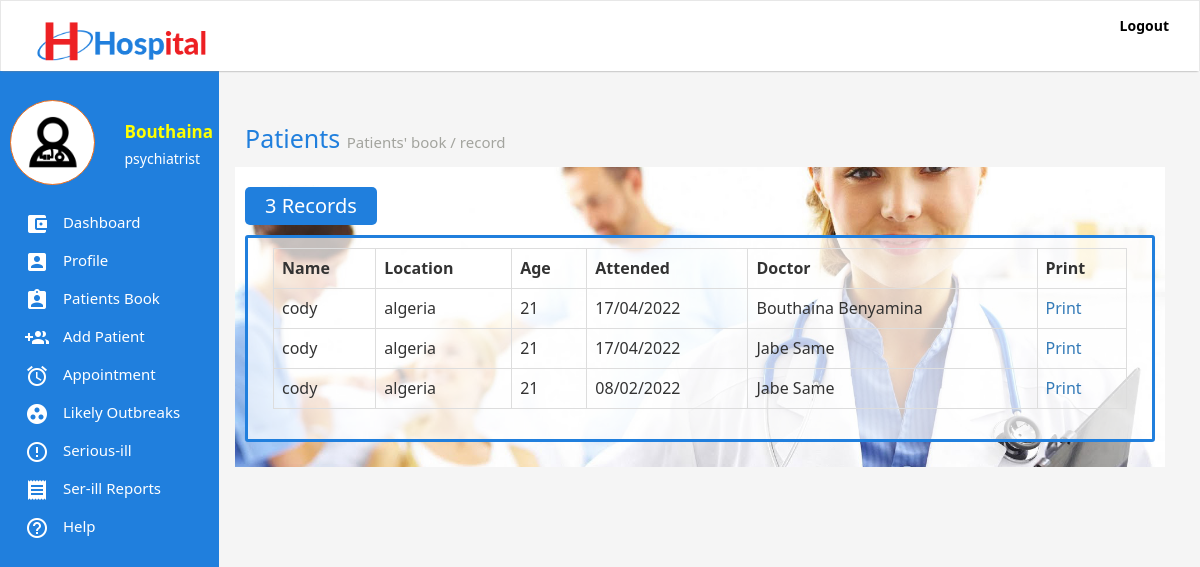
/patients.php (signed in), run on the app's committed database.
### tables this page shows
CREATE TABLE `users` (
  `id` int(11) NOT NULL,
  `firstName` varchar(255) NOT NULL,
  `secondName` varchar(255) NOT NULL,
  `email` varchar(255) NOT NULL,
  `password` varchar(255) NOT NULL,
  `token` varchar(255) NOT NULL,
  `status` int(11) NOT NULL,
  `phone` varchar(255) NOT NULL,
  `profile` varchar(255) DEFAULT NULL,
  `gender` varchar(255) NOT NULL,
  `role` varchar(255) DEFAULT NULL
);

CREATE TABLE `patients` (
  `id` int(11) NOT NULL,
  `name` varchar(255) NOT NULL,
  `location` varchar(255) NOT NULL,
  `age` varchar(255) NOT NULL,
  `gender` varchar(255) NOT NULL,
  `phone` varchar(255) NOT NULL,
  `dateOfBirth` varchar(255) NOT NULL,
  `cTime` varchar(255) NOT NULL,
  `diagnosis` text NOT NULL,
  `prescription` text NOT NULL,
  `token` varchar(255) NOT NULL,
  `doctor` varchar(255) NOT NULL,
  `number` varchar(255) DEFAULT NULL,
  `pcondition` varchar(255) DEFAULT NULL
);

### classes/User.class.php (called while the page is built, shortened)
<?php
require_once "classes/Db.class.php";
class User{
	public static function loggedIn(){
		if(isset($_COOKIE['emr-user']) && $_COOKIE['emr-user'] != ""){
			return true;
		}
		return false;
	}
	public static function get($token, $field){
		$query = Db::fetch("users", "$field", "token = ? ", $token, "", "", "" );
		$data = Db::num($query);
		return $data[0];
	}
}

### classes/Db.class.php (called while the page is built, shortened)
<?php
class Db{
	public static function connect(){
		try{
			$db = new PDO("mysql:host=".Config::DB_HOST.";dbname=".Config::DB_NAME,Config::DB_USER, Config::DB_PASSWORD);
			$db->setAttribute(PDO::ATTR_ERRMODE, PDO::ERRMODE_EXCEPTION);
		} catch(Exception $e){
			self::returnedSQlError($e);
		}
		return $db;
	}
	public static function fetch($table, $columns,  $whereClause, $whereValue, $orderBy, $limit, $groupBy){
		if($limit == ""){
			$limit = "";
		} else {
			$limit = " LIMIT $limit ";
		}
		if($orderBy == ""){
			$orderBy = "";
		} else {
			$orderBy = " ORDER BY $orderBy ";
		}
		if($groupBy == ""){
			$groupBy = "";
		} else {
			$groupBy = "GROUP BY $groupBy";
		}
		$con = self::connect();
		if($columns == ""){
			$query = $con->prepare("SELECT * FROM $table WHERE $whereClause $groupBy $orderBy $limit");
			if($whereValue != ""){
				if(is_array($whereValue)){
					$n = 0;
					$countWhereValue = count($whereValue);
					while($n < $countWhereValue){
						$paramsCount = $n + 1;
						$query->bindParam($paramsCount, $whereValue[$n]);
						$n++;
					}
				} else {
					$query->bindParam(1, $whereValue);
				}
			} else {
				$query = $con->prepare("SELECT * FROM $table  $groupBy $orderBy  $limit");
			}
		} else {
			$sql = "SELECT ";
			if(is_array($columns)){
				$colsCount = count($columns);
				$start = 0;
				while($start < $colsCount){
					$commas = $start + 1;
					if($commas == $colsCount){
						$sql .= $columns[$start]." ";
					} else {
						$sql .= $columns[$start].", ";
					}
					$start ++;
				}
			} else {
				$sql .= "$columns ";
			}
			if($whereValue != ""){
				$sql .= "FROM $table WHERE $whereClause $groupBy $orderBy $limit";
				$query = $con->prepare($sql);
				if(is_array($whereValue)){
					$n = 0;
					$countWhereValue = count($whereValue);
					while($n < $countWhereValue){
						$paramsCount = $n + 1;
						$query->bindParam($paramsCount, $whereValue[$n]);
						$n++;
					}
				} else {
					$query->bindParam(1, $whereValue);
				}
			} else {
				$sql .= "FROM $table $groupBy $orderBy $limit";
				$query = $con->prepare($sql);
			}
		}
		$query->execute();
		return $query;
	}
	public static function count($query){
		return $query->rowCount();
	}
	public static function assoc($query){
		return $query->fetch(PDO::FETCH_ASSOC);
	}
	public static function num($query){
		return $query->fetch(PDO::FETCH_NUM);
	}
}

### importance.php (called while the page is built, shortened)
<?php
require_once "classes/User.class.php";
if(User::loggedIn()){
	$token = $_COOKIE['emr-user'];
	$userFirstName = User::get($token, "firstName");
	$userToken = User::get($token, "token");
	$userStatus = User::get($token, "status");
	$userRole = User::get($token, "role");
	if($userStatus == 1){
		$userRole = "Admin";
	} else {
		$userRole = $userRole;
	}
}

### classes/Patient.class.php (the view, shortened to what this page needs)
<?php
class Patient{
	public static function get($token, $field){
		$query = Db::fetch("patients", "$field", "token = ? ", $token, "", "", "");
		if(Db::count($query)){
			$data = Db::num($query);
			return $data[0];
		}
	}
	public static function patientsBooks(){
		$query = Db::fetch("patients", "", "", "", "id DESC", "", "");
		if(Db::count($query)){
			if(Db::count($query) == 1){
				$countP = Db::count($query)." Record";
			} else {
				$countP = Db::count($query)." Records";
			}
			echo "<div class='badge-header'>$countP</div>";
			echo "<div class='form-holder'><table class='table table-bordered'>";
		    echo "
					<tr>
						<td><strong>Name</strong></td>
						<td><strong>Location</strong></td>
						<td><strong>Age</strong></td>
						<td><strong>Attended</strong></td>
						<td><strong>Doctor</strong></td>
						<td><strong>Print</strong></td>
					<tr>
			";
			while($data = Db::assoc($query)){
				$token = $data['token'];
				$name = self::get($token, "name");
				$location = self::get($token, "location");
				$age = self::get($token, "age");
				$time = self::get($token, "cTime");
				$date = strftime(date("d/m/Y", $time));
				$doctor = self::get($token, "doctor");
				$docName = User::get($doctor, "firstName")." ".User::get($doctor, "secondName");
				echo "
					<tr>
						<td>$name</td>
						<td>$location</td>
						<td>$age</td>
						<td>$date</td>
						<td>$docName</td>
						<td><a href='print.php?patient=$token'>Print</a></td>
					<tr>
			";
			}
			echo "</table></div>";
		} else {
			Messages::info("There is no record in the moment");
		}
	}
}

### inc/sidebar.inc.php
<?php
if(User::loggedIn()){
	if($userStatus == 1){
	?>
	<div class='sidebar'>
		<div class='sidebar-area'>
			<div class='row' style='margin-bottom: 20px;'>
				<div class='col-md-6'>
					<div class='user-profile'>
						<img src='images/3678412 - doctor medical care medical help stethoscope.png' class='img-responsive' style='max-height: 80px;' />
					</div>
				</div>
				<div class='col-md-6'>
					<div class='user-names'>
						<?php echo "$userFirstName";  ?>
					</div>
					<div class='user-role'>
						<?php echo "$userRole";  ?>
					</div>
				</div>
			</div>
			<ul class='sidebar-menu'>
				<li><a href='index.php'><img class='sidebar-menu-icon' src='images/ic_account_balance_wallet_white_24dp.png'  /> Dashboard</a></li>
				<li><a href='profile.php?token=<?php echo $userToken; ?>'><img class='sidebar-menu-icon' src='images/ic_account_box_white_24dp.png'  /> Profile</a></li>
				<li><a href='patients.php'><img class='sidebar-menu-icon' src='images/ic_assignment_ind_white_24dp.png'  /> Patients Book</a></li>
				<li><a href='add-doctors.php'><img class='sidebar-menu-icon' src='images/ic_group_add_white.png'  /> Add Doctors</a></li>
				<li><a href='doctors-record.php'><img class='sidebar-menu-icon' src='images/ic_group_add_white.png'  /> Doctors' Records</a></li>
				<li><a href='appointments.php'><img class='sidebar-menu-icon' src='images/ic_alarm_white_24dp.png'  /> Appointment</a></li>
				<li><a href='help.php'><img class='sidebar-menu-icon' src='images/ic_help_outline_white_24dp.png'  /> Help </a></li>
				<li><a href='add-outbreak.php'><img class='sidebar-menu-icon' src='images/ic_group_work_white_24dp.png'  /> Add Outbreaks</a></li>
				<li><a href='outbreaks.php'><img class='sidebar-menu-icon' src='images/ic_group_work_white_24dp.png'  /> Likely Outbreaks</a></li>
				<li><a href='serill.php'><img class='sidebar-menu-icon' src='images/ic_error_outline_white_24dp.png'  /> Serious-ill</a></li>
				<li><a href='reports.php'><img class='sidebar-menu-icon' src='images/ic_receipt_white_24dp.png'  /> Ser-ill Reports</a></li>
			</ul>
		</div>
	</div>
	<?php
	} else {
	?>
	<div class='sidebar'>
		<div class='sidebar-area'>
			<div class='row' style='margin-bottom: 20px;'>
				<div class='col-md-6'>
					<div class='user-profile'>
						<img src='images/3678412 - doctor medical care medical help stethoscope.png' class='img-responsive' style='max-height: 80px;' />
					</div>
				</div>
				<div class='col-md-6'>
					<div class='user-names'>
						<?php echo "$userFirstName";  ?>
					</div>
					<div class='user-role'>
						<?php echo "$userRole";  ?>
					</div>
				</div>
			</div>
			<ul class='sidebar-menu'>
				<li><a href='index.php'><img class='sidebar-menu-icon' src='images/ic_account_balance_wallet_white_24dp.png'  /> Dashboard</a></li>
				<li><a href='profile.php?token=<?php echo $userToken; ?>'><img class='sidebar-menu-icon' src='images/ic_account_box_white_24dp.png'  /> Profile</a></li>
				<li><a href='patients.php'><img class='sidebar-menu-icon' src='images/ic_assignment_ind_white_24dp.png'  /> Patients Book</a></li>
				<li><a href='new-patient.php'><img class='sidebar-menu-icon' src='images/ic_group_add_white.png'  /> Add Patient</a></li>
				<li><a href='appointments.php'><img class='sidebar-menu-icon' src='images/ic_alarm_white_24dp.png'  /> Appointment</a></li>
				<li><a href='outbreaks.php'><img class='sidebar-menu-icon' src='images/ic_group_work_white_24dp.png'  /> Likely Outbreaks</a></li>
				<li><a href='serill.php'><img class='sidebar-menu-icon' src='images/ic_error_outline_white_24dp.png'  /> Serious-ill</a></li>
				<li><a href='reports.php'><img class='sidebar-menu-icon' src='images/ic_receipt_white_24dp.png'  /> Ser-ill Reports</a></li>
				<li><a href='help.php'><img class='sidebar-menu-icon' src='images/ic_help_outline_white_24dp.png'  /> Help </a></li>
			</ul>
		</div>
	</div>
<?php
}
} else if(Patient::isPatientIn() ) {
?>
<div class='sidebar'>
		<div class='sidebar-area'>
			<div class='row' style='margin-bottom: 20px;'>
				<div class='col-md-6'>
					<div class='user-profile'>
						<img src='images/3678443 - ambulance fast fast hospital.png' class='img-responsive' style='max-height: 80px;' />
					</div>
				</div>
				<div class='col-md-6'>
					<div class='user-names'>
						<?php echo Patient::getP($_SESSION['patient'], "name");  ?>
					</div>
					<div class='user-role'>
						<?php echo "Patient";  ?>
					</div>
				</div>
			</div>
			<ul class='sidebar-menu'>
				<li><a href='patient-data.php'><img class='sidebar-menu-icon' src='images/ic_account_balance_wallet_white_24dp.png'  /> Your Data</a></li>
				<li><a href='book-appointments.php'><img class='sidebar-menu-icon' src='images/ic_alarm_white_24dp.png'  /> Book an Appointment</a></li>
				<li><a href='p-sent-appointments.php'><img class='sidebar-menu-icon' src='images/ic_alarm_white_24dp.png'  />Sent Appointments</a></li>
				<li><a href='p-reply-appointments.php'><img class='sidebar-menu-icon' src='images/ic_alarm_white_24dp.png'  />Replies</a></li>
				<li><a href='help.php'><img class='sidebar-menu-icon' src='images/ic_help_outline_white_24dp.png'  /> Help</a></li>
				<li><a href='logout.php'><img class='sidebar-menu-icon' src='images/ic_group_work_white_24dp.png'  /> Logout</a></li>
			</ul>
		</div>
	</div>
<?php
}

### css/main.css (style rules this page uses)
body { background: #F5F5F5; font-family: "Segoe UI", Frutiger, "Frutiger Linotype", "Dejavu Sans", "Helvetica Neue", Arial, sans-serif !important; }
.badge-header { background: #207FDD; display: inline-block; padding: 5px 20px; font-size: 20px; border-radius: 5px; color: #fff; margin: 10px 0; }
.form-holder { padding: 10px 25px; border: 3px solid #207FDD; border-radius: 3px; background: rgba(255, 255, 255, 0.7); }
.sidebar { position: relative; }
.sidebar .sidebar-area { z-index: 1; position: fixed; top: 50px; background: #207FDD; width: 219px; height: 100%; padding: 100px 10px 10px 10px; left: 0; top: 0; min-height: 500px; }
.sidebar-menu { padding: 0; }
.sidebar-menu li { list-style-type: none; }
.sidebar-menu li a { color: #fff; z-index: 999; display: block; text-decoration: none !important; padding: 7px 15px; font-size: 15px; }
.sidebar-menu-icon { margin-right: 10px; }
.user-profile { background: #fff; border: 1px solid #F2711D; padding: 15px; border-radius: 60px; }
.user-names { color: #FFFF02; font-weight: bold; font-size: 17px; margin: 20px 0px 5px 0px; }
.user-role { color: #FFF; }

### data on the page
users: firstName "Bouthaina", userRole "psychiatrist"
patients: name "cody", location "algeria", age "21", date "17/04/2022", docName "Bouthaina Benyamina"
patients: name "cody", location "algeria", age "21", date "17/04/2022", docName "Jabe Same"
patients: name "cody", location "algeria", age "21", date "08/02/2022", docName "Jabe Same"

### other printed values
$countP "3 Records"
